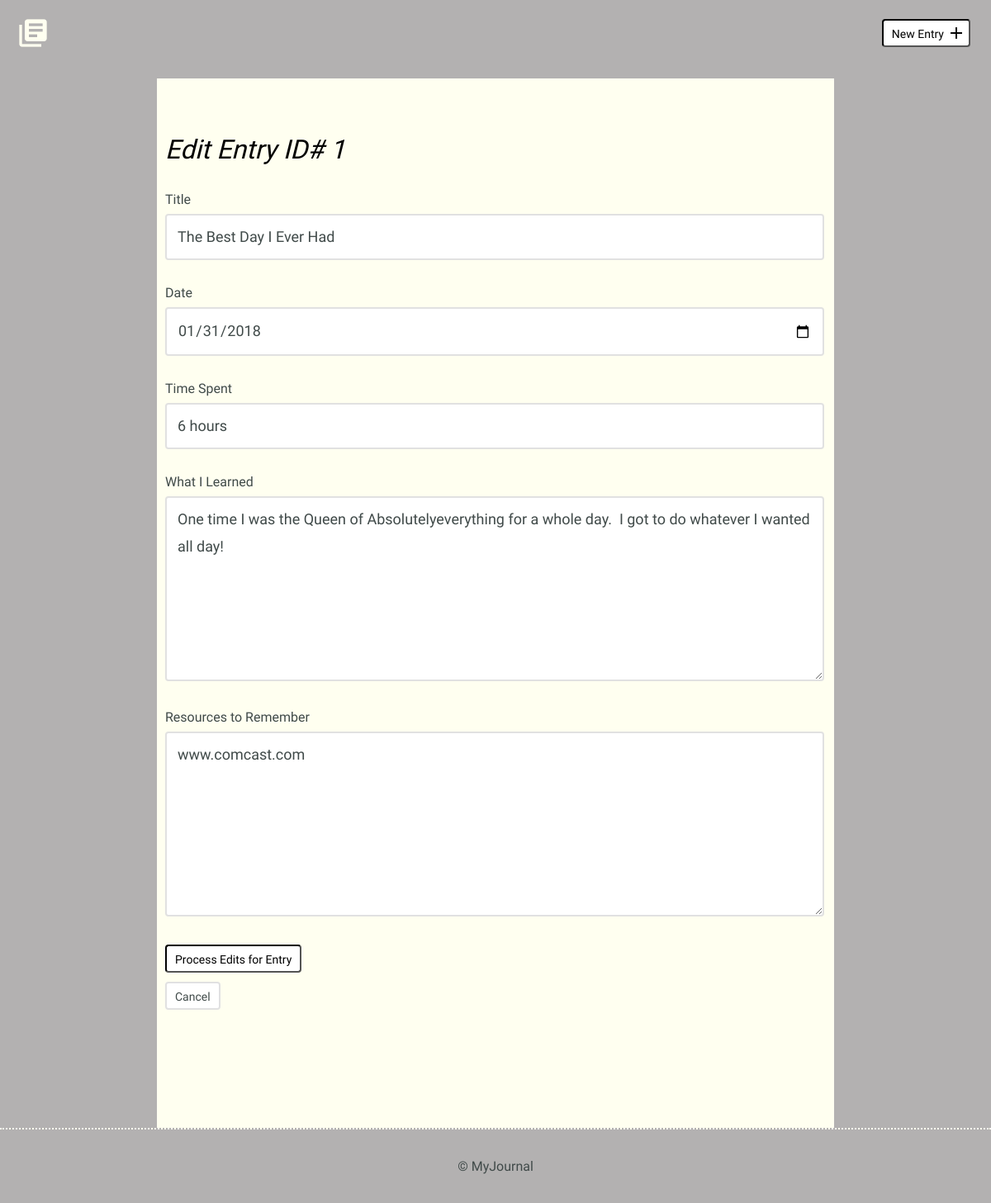
Page /edit.php?entryID=1 on the earlier database version.
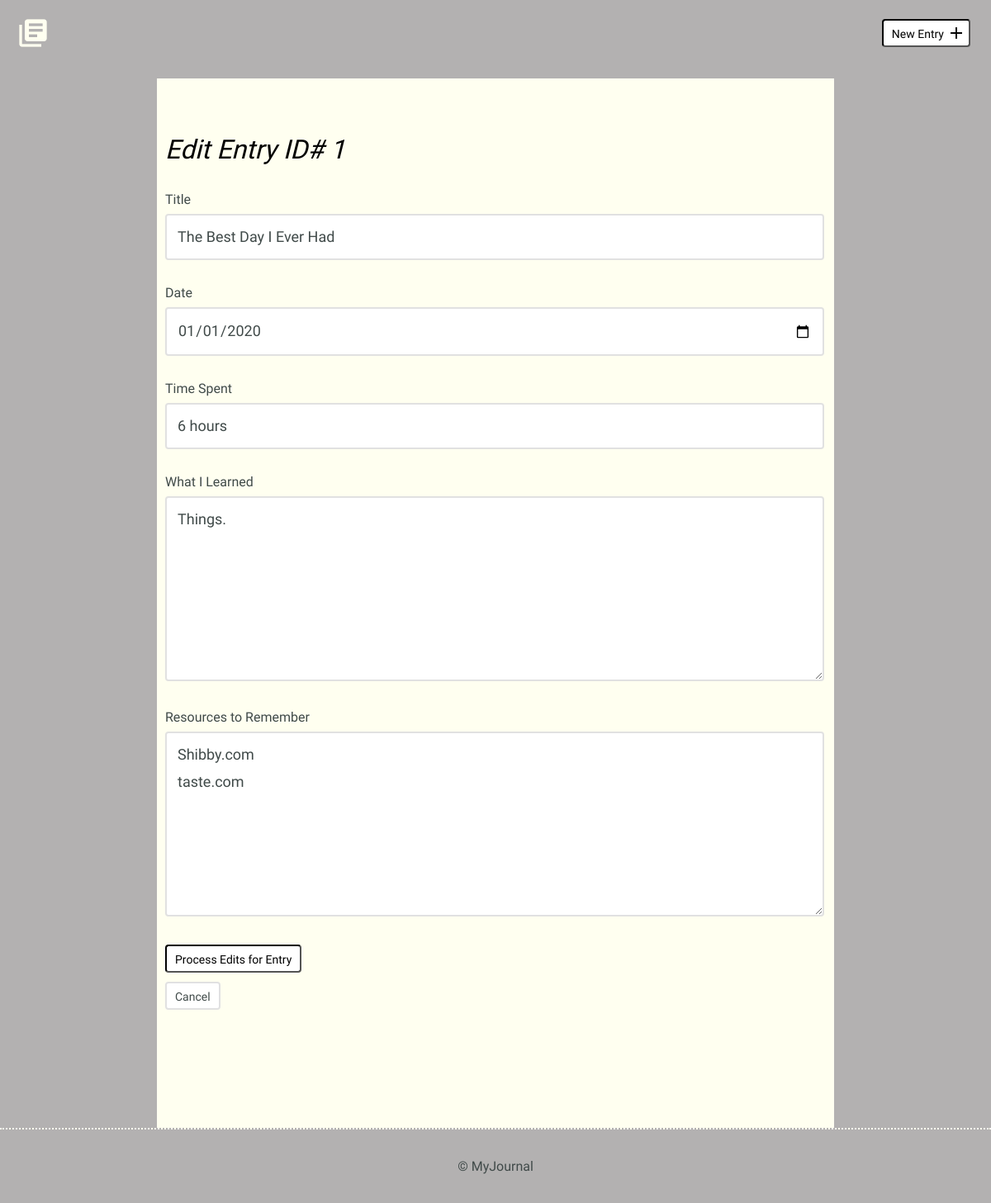
Same page on the later database version.
### tables this page shows
CREATE TABLE "entries" (
	`id`	INTEGER,
	`title`	TEXT,
	`date`	TEXT,
	`time_spent`	INTEGER,
	`learned`	BLOB,
	`resources`	BLOB,
	PRIMARY KEY(`id`)
);

### model/Class_SqliteCommunicator.php (called while the page is built, shortened)
<?php
class Class_SqliteCommunicator
{
    private $pdo;
    private $dsn = NULL;
    private $dbUser = NULL;
    private $dbPass = NULL;
    public function setPdo(){
            try {
                if ($this->pdo === NULL) {
                    if ($this->dbUser === NULL && $this->dbPass === NULL) {
                        $this->pdo = new PDO("sqlite:".$this->dsn);
                        $this->pdo->setAttribute(PDO::ATTR_ERRMODE,PDO::ERRMODE_EXCEPTION);
                        $this->pdo->exec( 'PRAGMA foreign_keys = ON;' );
                    }
                    else{
                        $this->pdo = new PDO($this->dsn, $this->dbUser, $this->dbPass);
                        $this->pdo->setAttribute(PDO::ATTR_ERRMODE,PDO::ERRMODE_EXCEPTION);
                        $this->pdo->exec( 'PRAGMA foreign_keys = ON;' );
                    }
                }
            }
            catch (PDOException $e){
                echo "Unable to connect, please contact the administrator.";
                exit;
            }
    }
    public function getPdo(){
        return $this->pdo;
    }
    public function setDsn($dsn)
    {
        $this->dsn = $dsn;
    }
    public function __construct($dbUser = NULL, $dbPass = NULL)
    {
        $this->dbUser = $dbUser;
        $this->dbPass = $dbPass;
    }
    public function prepareAndExecuteStatement( $sql, $args){
        try {
            if ($this->getPdo() !== NULL):
                $prepared = $this->getPdo()->prepare($sql);
            else:
                $this->pdo = $this->getPdo();
                $prepared = $this->getPdo()->prepare($sql);
            endif;
        }
        catch (PDOException $e){
            echo $e->getMessage();
        }
        return [$prepared->execute($args), $prepared];
    }
    public function getSingleRow($entryID)
    {
        $pdoSObj = $this->prepareAndExecuteStatement('SELECT * FROM entries WHERE id = ?', [$entryID]);
        $entryData = $pdoSObj[1]->fetch(PDO::FETCH_ASSOC);
        return $entryData;
    }
}

### edit.php (the view, shortened to what this page needs)
<?php
include('header.php');
?>
                    <label for="title">Title</label>
                    <input id="title" type="text" name="title" value="<?php echo $entryData['title'] ?>"/><br/>
                    <label for="date">Date</label>
                    <input id="date" type="date" name="date" value="<?php echo $entryData['date'] ?>"/><br/>
                    <label for="time-spent">Time Spent</label>
                    <input id="time-spent" type="text" name="timeSpent" value="<?php echo $entryData['time_spent'] ?>"/><br/>
                    <label for="what-i-learned">What I Learned</label>
                    <textarea id="what-i-learned" rows="5" name="whatILearned"><?php echo $entryData['learned'] ?></textarea>
                    <label for="resources-to-remember">Resources to Remember</label>
                    <textarea id="resources-to-remember" rows="5" name="ResourcesToRemember"><?php echo $entryData['resources'] ?></textarea>
                    <input type="submit" value="Process Edits for Entry" class="button"/><br/><br/>
                    <a href="./detail.php?entryID=<?php echo $entryID ?>" class="button button-secondary">Cancel</a>
                </form>
            </div>
        </div>
    </section>
<?php
include('footer.php');
?>

Differences in the rows shown:
changed entries "The Best Day I Ever Had": date "01/31/2018" → "01/01/2020"; whatILearned "One time I was the Queen of Absolutelyeverything for a whole day. I got to do whatever I wanted all day!" → "Things."; ResourcesToRemember "www.comcast.com" → "Shibby.com taste.com"
